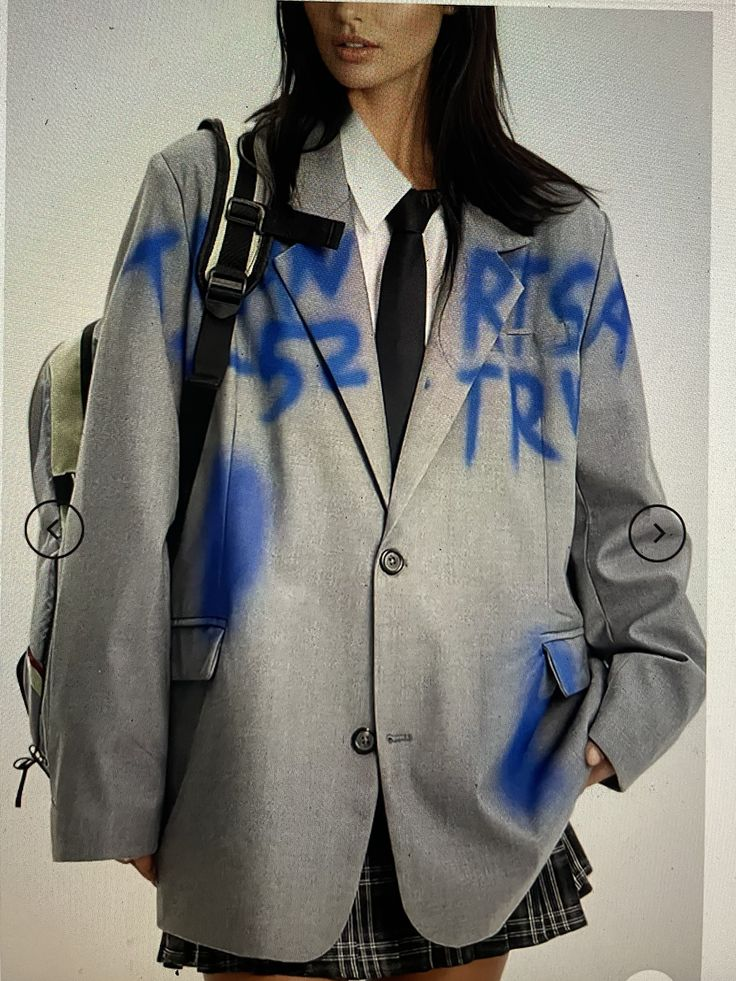
#> input picture src/pieces/p62.png, 736 x 981 px; its folder holds 4 pictures in this run
$ python pieces.py
#> lines starting #> are read from the running program, lines starting #| are printed output that depends on the picture
"""Clothing photos (exported from Figma, images 60–69) → web images.
Crops remove third-party labels and the screen-photo UI; a light common grade (black point, contrast) makes them
sit together; output webp into ../assets/img. Detail crops feed the 'how it's made' section."""
import os
from PIL import Image, ImageEnhance, ImageOps
OUT = '../assets/img'; os.makedirs(OUT, exist_ok=True)
# id: (source, crop box or None)
P = {
 '01': ('p62', (92, 12, 622, 718)),     # sprayed grey blazer — inside the screen photo's arrows/border
 '02': ('p60', None),                    # red-laced back
 '03': ('p64', None),                    # spine stitch
 '04': ('p61', (40, 0, 420, 500)),       # raw-edge cream — label cut away
 '05': ('p63', None),                    # post-it coat
 '06': ('p65', (0, 300, 372, 795)),      # red beads — maker's label cut away
 '07': ('p66', None),                    # red cross-stitch herringbone
 '08': ('p67', None),                    # hooked trousers
 '09': ('p68', None),                    # tied back
 '10': ('p69', None),                    # leather net shirt
}
def grade(im):
    im = ImageOps.autocontrast(im, cutoff=.4, preserve_tone=True)
    im = ImageEnhance.Contrast(im).enhance(1.06)
    return ImageEnhance.Color(im).enhance(.92)
for k, (src, box) in P.items():
    im = Image.open(f'pieces/{src}.png').convert('RGB')
    if box: im = im.crop(box)
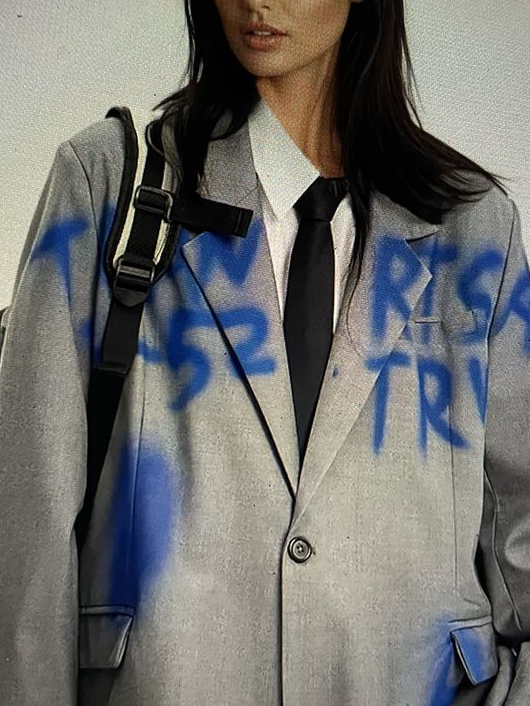
#> im: PIL image 530x706 RGB; mean R, G, B 112.2, 112.7, 110.9
    im = grade(im)
#> in grade, `im = ImageOps.autocontrast(im, cutoff=.4, preserve_tone=True)`:
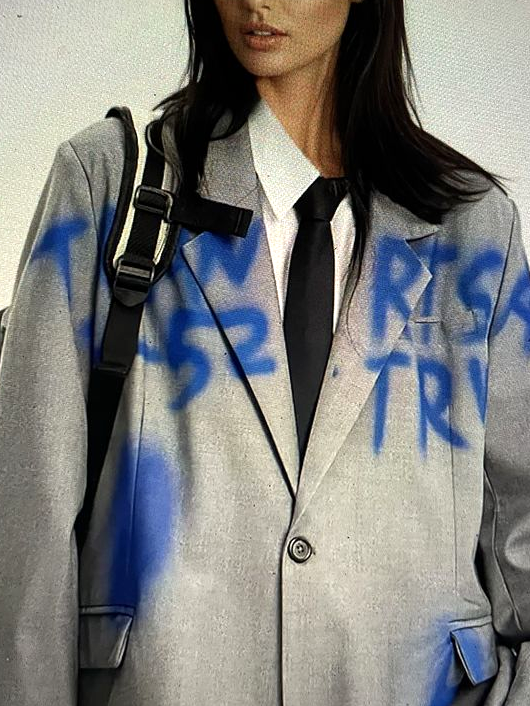
#> im: PIL image 530x706 RGB; mean R, G, B 127.2, 127.8, 125.8
    # gentle 1.5x upscale so cards stay crisp-ish on retina (sources are 360–740 px)
    im = im.resize((round(im.width * 1.5), round(im.height * 1.5)), Image.LANCZOS)
#> im: PIL image 795x1059 RGB
    im.save(f'{OUT}/piece-{k}.webp', 'WEBP', quality=82, method=6)
    print(k, im.size, os.path.getsize(f'{OUT}/piece-{k}.webp') // 1024, 'KB')
#| 01 (795, 1059) 127 KB
#> pass 2 of the loop `for k, (src, box) in P.items():`:
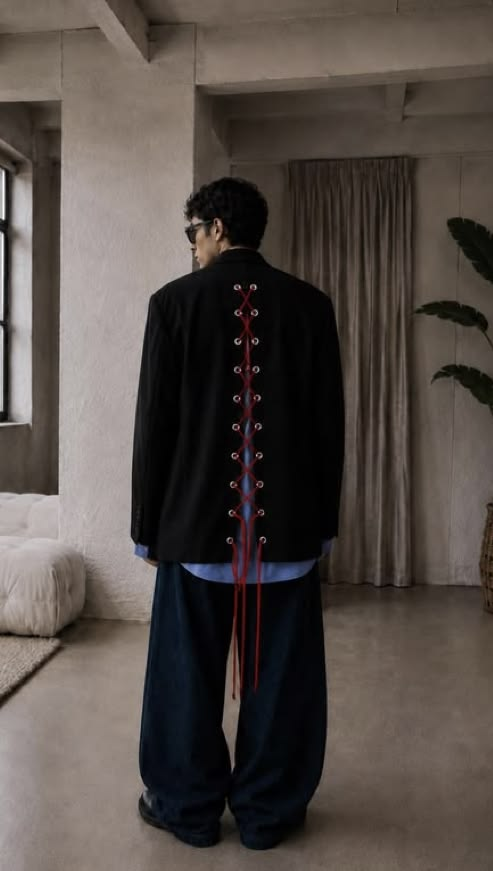
#> input picture src/pieces/p60.png, 493 x 871 px
#> in grade (call 2), `im = ImageOps.autocontrast(im, cutoff=.4, preserve_tone=True)`:
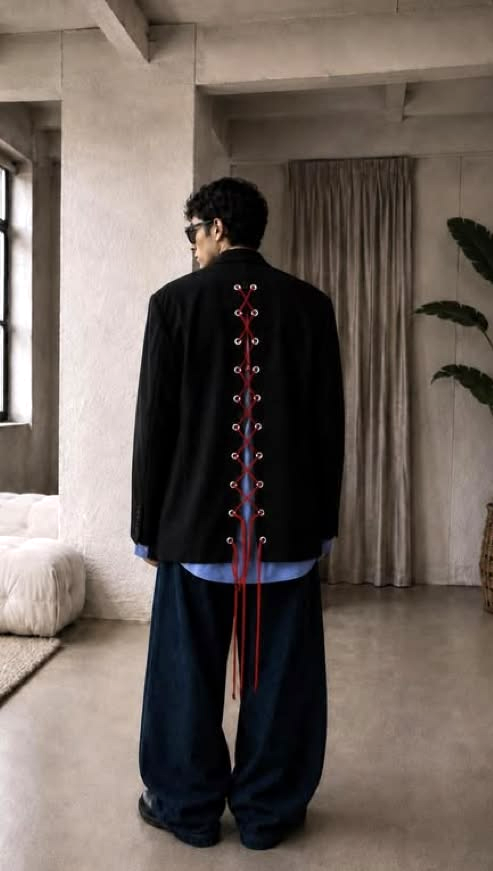
#> im: PIL image 493x871 RGB; mean R, G, B 107.8, 97.1, 90.7
#| 02 (740, 1306) 38 KB
#> (the run stopped early here; a loop or call above may not have finished)
